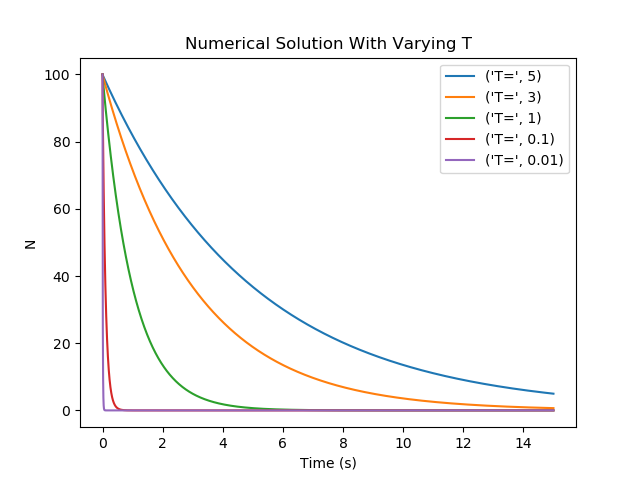

This chart was generated by the following Python code:
#! /usr/bin/env python3
"""
Dakota Bosch

Radioactive Decays Part B
"""

import numpy as np
from matplotlib.pylab import plot,show,xlabel,ylabel,title,legend
from decay import N,analytic

N0=100      #initial number (fraction)
h=0.01      #step size


n=int(16/h)     #total number of slices
x=[0]*(n)
y=[0]*(n)
z=[0]*(n)
e=[0]*(n)
x=np.linspace(0,15,int(n))
r = len(x)

T = [5,3,1,.1,.01]
for j in range(0,5):
    for i in range(r):
        y[i] = -(N(x[i]+h,T[j],N0)-N(x[i],T[j],N0))*T[j]/h #numerical solution
        z[i] = -T[j]*analytic(x[i])        #analytic solution  
        e[i] = (z[i]-y[i]) / z[i]       #%error of numerical soln
    
    y[0]=N0            
    plot(x,y,label=("T=",T[j]))
title('Numerical Solution With Varying T')
legend()
xlabel("Time (s)")
ylabel("N")
show()
